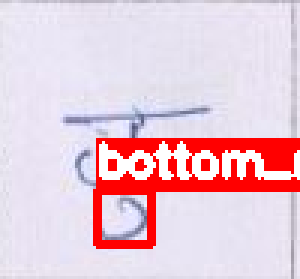
#> input picture predictions_217/104_TTU_WhatsApp Image 2021-08-18 at 7.05.08 PM_50.png, 100 x 93 px (shown 3 times larger)
$ python -i script.py   (imports and definitions only)
#> lines starting #> are read from the running program, lines starting #| are printed output that depends on the picture; after the words box and inside, x2 and y2 are one past the last pixel; in counts of white or black regions, pixels touching at a corner belong together
#> further down, picture is the input picture: shape (93, 100, 3); mean B, G, R 215, 202, 232.2
import cv2
import numpy as np
import os
from pathlib import Path

def preprocess_image(image):
    """Preprocess image for better character detection"""
    # Convert to grayscale
    gray = cv2.cvtColor(image, cv2.COLOR_BGR2GRAY)
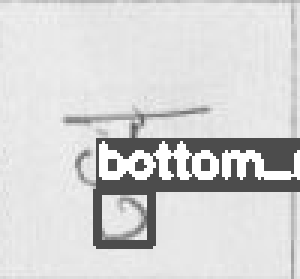
#> gray: shape (93, 100) (shown 3 times larger); min 76, max 255, mean 212.4

    # Apply bilateral filter to reduce noise while keeping edges sharp
    denoised = cv2.bilateralFilter(gray, 9, 75, 75)
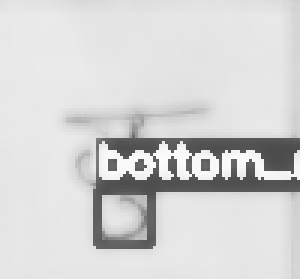
#> denoised: shape (93, 100) (shown 3 times larger); min 76, max 251, mean 212.8

    # Apply adaptive thresholding
    binary = cv2.adaptiveThreshold(
        denoised, 255, cv2.ADAPTIVE_THRESH_GAUSSIAN_C,
        cv2.THRESH_BINARY_INV, 11, 2
    )
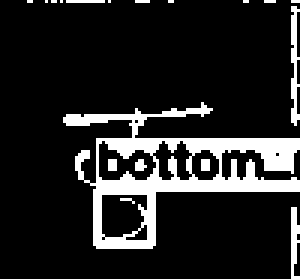
#> binary: shape (93, 100) (shown 3 times larger); 14.3% white; 18 white regions (15 under 20 px), largest, box (x1, y1, x2, y2) and area: (21, 34, 100, 83) 1126, (97, 2, 100, 42) 74, (97, 69, 100, 93) 49

    return binary

# [126 lines left out: functions remove_lines, find_and_crop_characters, main, not called in this run]

# [2 lines not run here, left out]

>>> import cv2
>>> picture = cv2.imread('predictions_217/104_TTU_WhatsApp Image 2021-08-18 at 7.05.08 PM_50.png')
>>> result = preprocess_image(picture)

$ run again, on predictions_217/109_TTAM_WhatsApp Image 2021-08-23 at 11.16.25 AM_27.png
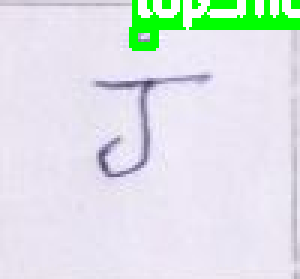
#> input picture predictions_217/109_TTAM_WhatsApp Image 2021-08-23 at 11.16.25 AM_27.png, 100 x 93 px (shown 3 times larger)
#> picture is the input picture: shape (93, 100, 3); mean B, G, R 229.7, 227.8, 221.7
#> in preprocess_image, `denoised = cv2.bilateralFilter(gray, 9, 75, 75)`:
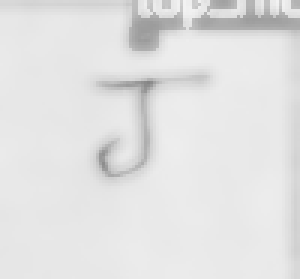
#> denoised: shape (93, 100) (shown 3 times larger); min 133, max 242, mean 226.3
#> in preprocess_image, `binary = cv2.adaptiveThreshold( denoised, 255, cv2.ADAPTIVE_THRESH_GAU..`:
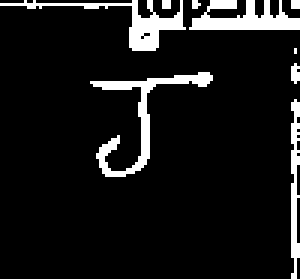
#> binary: shape (93, 100) (shown 3 times larger); 9.4% white; 9 white regions (5 under 20 px), largest, box (x1, y1, x2, y2) and area: (30, 24, 71, 59) 259, (0, 0, 62, 17) 224, (63, 0, 100, 10) 223, (97, 33, 100, 93) 124
